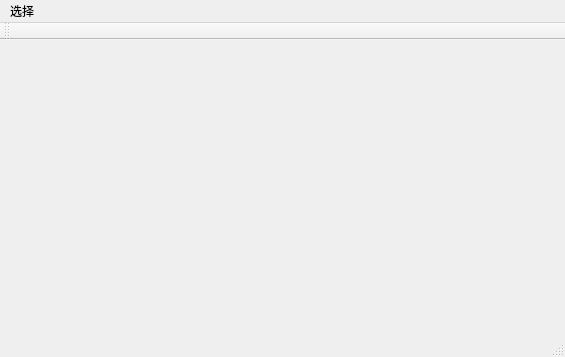
<?xml version="1.0" encoding="UTF-8"?>
<ui version="4.0">
 <class>MainWindow</class>
 <widget class="QMainWindow" name="MainWindow">
  <property name="geometry">
   <rect>
    <x>0</x>
    <y>0</y>
    <width>565</width>
    <height>357</height>
   </rect>
  </property>
  <property name="windowTitle">
   <string>MainWindow</string>
  </property>
  <widget class="QWidget" name="centralWidget">
   <layout class="QVBoxLayout" name="verticalLayout">
    <item>
     <layout class="QVBoxLayout" name="toolBarLayout"/>
    </item>
    <item>
     <layout class="QHBoxLayout" name="mainLayout" stretch="2,8">
      <item>
       <widget class="EsTreeWidget" name="treeWidget" native="true">
        <property name="sizePolicy">
         <sizepolicy hsizetype="Minimum" vsizetype="Preferred">
          <horstretch>0</horstretch>
          <verstretch>0</verstretch>
         </sizepolicy>
        </property>
        <property name="minimumSize">
         <size>
          <width>100</width>
          <height>0</height>
         </size>
        </property>
        <property name="columnCount" stdset="0">
         <number>1</number>
        </property>
       </widget>
      </item>
      <item>
       <widget class="EsIndexTabWidegt" name="esIndexTabWidegt" native="true">
        <property name="sizePolicy">
         <sizepolicy hsizetype="Preferred" vsizetype="Preferred">
          <horstretch>0</horstretch>
          <verstretch>0</verstretch>
         </sizepolicy>
        </property>
        <widget class="QWidget" name="tab" native="true">
         <property name="geometry">
          <rect>
           <x>0</x>
           <y>0</y>
           <width>100</width>
           <height>30</height>
          </rect>
         </property>
        </widget>
        <widget class="QWidget" name="tab_2" native="true">
         <property name="geometry">
          <rect>
           <x>0</x>
           <y>0</y>
           <width>100</width>
           <height>30</height>
          </rect>
         </property>
        </widget>
       </widget>
      </item>
     </layout>
    </item>
   </layout>
  </widget>
  <widget class="QMenuBar" name="menuBar">
   <property name="geometry">
    <rect>
     <x>0</x>
     <y>0</y>
     <width>565</width>
     <height>22</height>
    </rect>
   </property>
   <widget class="QMenu" name="menu">
    <property name="title">
     <string>选择</string>
    </property>
    <addaction name="actionredis"/>
    <addaction name="actionelasticsearch"/>
   </widget>
   <addaction name="menu"/>
  </widget>
  <widget class="QToolBar" name="mainToolBar">
   <attribute name="toolBarArea">
    <enum>TopToolBarArea</enum>
   </attribute>
   <attribute name="toolBarBreak">
    <bool>false</bool>
   </attribute>
  </widget>
  <widget class="QStatusBar" name="statusBar"/>
  <action name="actionredis">
   <property name="text">
    <string>redis</string>
   </property>
  </action>
  <action name="actionelasticsearch">
   <property name="text">
    <string>elasticsearch</string>
   </property>
  </action>
 </widget>
 <layoutdefault spacing="6" margin="11"/>
 <customwidgets>
  <customwidget>
   <class>EsTreeWidget</class>
   <extends>QWidget</extends>
   <header>estreewidget.h</header>
  </customwidget>
  <customwidget>
   <class>EsIndexTabWidegt</class>
   <extends>QWidget</extends>
   <header>esindextabwidegt.h</header>
  </customwidget>
 </customwidgets>
 <resources/>
 <connections/>
</ui>
